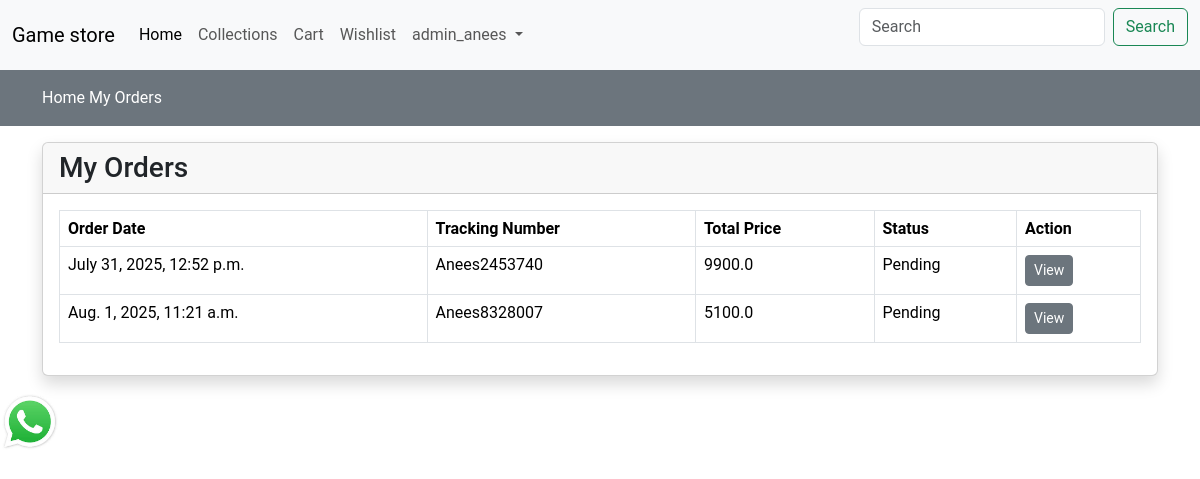
/order/ (signed in), run on the app's committed database.
### store/models.py (models this page shows, shortened)
class Order(models.Model):
    user=models.ForeignKey(User,on_delete=models.CASCADE)
    fname=models.CharField(max_length=25,null=False)
    lname=models.CharField(max_length=20,null=False)
    email=models.CharField(max_length=20,null=False)
    phone=models.CharField(max_length=15,null=False)
    address=models.TextField(null=False)
    city=models.CharField(max_length=10,null=False)
    state=models.CharField(max_length=10,null=False)
    country=models.CharField(max_length=15,null=False)
    pincode=models.CharField(max_length=15,null=False)
    total_price=models.FloatField(null=False)
    payment_mode=models.CharField(max_length=20,null=False)
    payment_id=models.CharField(max_length=20,null=False)
    orderstatus ={
        ("Pending","Pending"),
        ("Out for shipping","Out for shipping"),
        ("Completed","Completed"),
    }
    status=models.CharField(max_length=20,choices=orderstatus,default="Pending")
    message=models.TextField(null=False)
    tracking_no=models.CharField(max_length=50,null=True)
    created_at=models.DateTimeField(auto_now_add=True)
    updated_at=models.DateTimeField(auto_now=True)

### store/controller/order.py (the view)
# urls.py: path("order/", order.order_view, name='order'),
@login_required
def order_view(request):
    orders = Order.objects.filter(user=request.user)
    context = {'orders': orders}
    return render(request, "store/order.html", context)

### store/templates/store/order.html
{% extends 'store/layouts/main.html' %}
{% block content %}
<div class="py-3 bg-secondary">
    <div class="container">
        <a class="text-white" href="{% url 'home' %}">Home</a>
        <a class="text-white" href="{% url 'order' %}">My Orders</a>
    </div>
</div>
<div class="container my-3">
    <div class="row">
        <div class="col-md-12">
            <div class="card shadow">
                <div class="card-header">
                    <h3 class="mb-0">My Orders</h3>
                </div>
                <div class="card-body">
                    <div class="table-responsive">
                        <table class="table table-bordered table-hover">
                            <thead class="thead-dark">
                                <tr>
                                    <th scope="col">Order Date</th>
                                    <th scope="col">Tracking Number</th>
                                    <th scope="col">Total Price</th>
                                    <th scope="col">Status</th>
                                    <th scope="col">Action</th>
                                </tr>
                            </thead>
                            <tbody>
                                {% for item in orders %}
                                <tr>
                                    <td>{{ item.created_at }}</td>
                                    <td>{{ item.tracking_no }}</td>
                                    <td>{{ item.total_price }}</td>
                                    <td>{{ item.status }}</td>
                                    <td>
                                        <a href="{% url 'orderview' item.tracking_no %}" class="btn btn-secondary btn-sm">View</a>
                                    </td>
                                </tr>
                                {% empty %}
                                <tr>
                                    <td colspan="5" class="text-center">No orders found!</td>
                                </tr>
                                {% endfor %}
                            </tbody>
                        </table>
                    </div>
                </div>
            </div>
        </div>
    </div>
</div>
{% endblock %}

### store/templates/store/inc/navbar.html (shortened to what this page needs)
<nav class="navbar navbar-expand-lg bg-body-tertiary">
  <div class="container-fluid">
    <a class="navbar-brand" href="#">Game store</a>
    <div class="collapse navbar-collapse" id="navbarSupportedContent">
      <ul class="navbar-nav me-auto mb-2 mb-lg-0">
        <li class="nav-item">
          <a class="nav-link active" aria-current="page" href="{% url 'home' %}">Home</a>
        </li>
        <li class="nav-item">
          <a class="nav-link" href="{% url 'collections' %}">Collections</a>
        </li>
        <li class="nav-item">
          <a class="nav-link" href="{% url 'cart' %}">Cart</a>
        </li>
        <li class="nav-item">
          <a class="nav-link" href="{% url 'wishlist' %}">Wishlist</a>
        </li>
        {% if request.user.is_authenticated %}
        <li class="nav-item dropdown">
          <a class="nav-link dropdown-toggle" href="#" role="button" data-bs-toggle="dropdown" aria-expanded="false">
            {{request.user}}
          </a>
        </li>
        {% endif %}
      </ul>
      <form class="d-flex" role="search">
        <input class="form-control me-2" type="search" placeholder="Search" aria-label="Search"/>
        <button class="btn btn-outline-success" type="submit">Search</button>
      </form>
    </div>
  </div>
</nav>

### store/static/css/style0.css (style rules this page uses)
* { font-family: 'Roboto', sans-serif; }
a { text-decoration: none; color: black; }

### data on the page
Order: created_at "July 31, 2025, 12:52 p.m.", tracking_no "Anees2453740", total_price "9900.0", status "Pending"
Order: created_at "Aug. 1, 2025, 11:21 a.m.", tracking_no "Anees8328007", total_price "5100.0", status "Pending"

### other printed values
{{ request.user }} "admin_anees"
